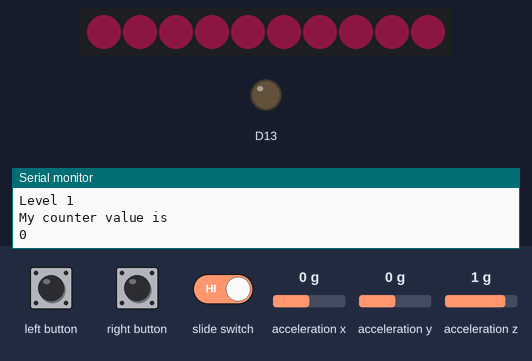
Bench run of a sketch on a simulated Adafruit Circuit Playground Express. On the bench: 10 RGB LEDs in strip order, left to right, output pins drawn as LEDs (lit = HIGH), the last lines printed to the serial monitor. Inputs (shaded band) come from the test bench; at power-on: acceleration x 0 g, acceleration y 0 g, acceleration z 1 g. Dim RGB values are drawn brighter than linear; random numbers use the default seed unless the sketch sets one.

Above: at 1.6 s.
1.7 s: left button pressed for 0.15 s
4.8 s: slide switch set LOW
7.5 s: right button pressed for 0.15 s
At 8.7 s:
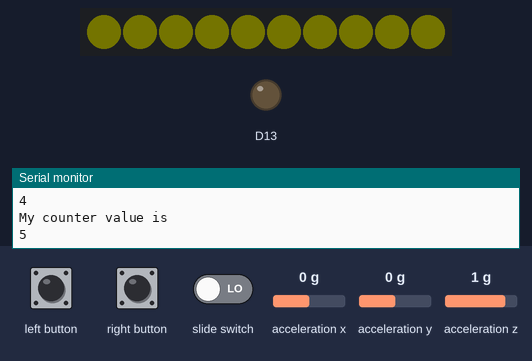
9.1 s: left button pressed for 1 s
11.6 s: right button pressed for 1 s
14.1 s: right button pressed for 0.15 s
Timing chart, 0 to 16.7 s (numbered marks = the images above; inputs shaded):
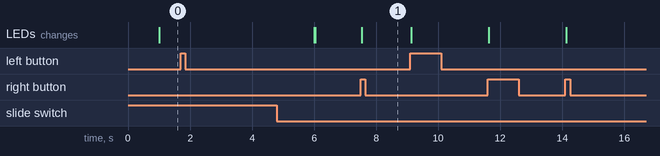

Measured:
- after the input at 7.5 s, the LEDs: change at once (image 1)

The sketch:

ColorMatch_game_copy_20230607145337.ino
```cpp
// (licence header left out)
#include <Adafruit_CircuitPlayground.h>
#include <AsyncDelay.h>
AsyncDelay delay_1s;

// button pins
int Lbutton = 4;
int Rbutton = 5;
int Switch = 7;

// interupt variables
int button;
bool leftButtonPressed;
bool rightButtonPressed;
bool slideSwitch;
volatile bool Lflag = 0;
volatile bool Rflag = 0;
volatile bool sFlag = 0;

// time that color is shown
int count = 0;

//beeps
float midi[127];
int A_four = 440;
int c_major[8] = { 60, 62, 64, 65, 67, 69, 71, 72 };

// color change
volatile int clear = 0;
int adjust = 10;
int r;
int b;
int g;

//shake to clear variables
float X, Y, Z, totalAccel;

void setup() {
  Serial.begin(9600);
  while (!Serial)
    ;

  randomSeed(analogRead(0));

  delay_1s.start(1000, AsyncDelay::MILLIS);
  generateMIDI();

  CircuitPlayground.begin();
  CircuitPlayground.setAccelRange(LIS3DH_RANGE_8_G);
  attachInterrupt(digitalPinToInterrupt(Lbutton), LOnOff, RISING);
  attachInterrupt(digitalPinToInterrupt(Rbutton), ROnOff, RISING);


  print();
}

int colors[17] = { 0, 10, 20, 30, 40, 50, 60, 70, 80, 90, 100, 110, 120, 130, 140, 150, 160 };

int lvl1R = random(17);
int lvl1G = random(17);
int lvl1B = random(17);


void loop() {
  CircuitPlayground.setBrightness(30);
  slideSwitch = CircuitPlayground.slideSwitch();
  float rscore = abs((r / 10) - (lvl1R));
  float gscore = abs((g / 10) - (lvl1G));
  float bscore = abs((b / 10) - (lvl1B));
  float score = rscore + gscore + bscore;

  if (count <= 0) {
    print1();
  }
  if (delay_1s.isExpired() && count < 6) {
    delay_1s.start(1000, AsyncDelay::MILLIS);
    Serial.println("My counter value is ");
    Serial.println(count++);
    /*CircuitPlayground.playTone(midi[c_major[count]], 200);*/
    for (int o = 0; o < 10; o++) {

      CircuitPlayground.setPixelColor(o, colors[lvl1R], colors[lvl1G], colors[lvl1B]);
    }
  } else if (count >= 6) {
    for (int o = 0; o < 10; o++) {
      CircuitPlayground.setPixelColor(o, r, g, b);
    }
    X = 0;
    Y = 0;
    Z = 0;

    for (int i = 0; i < 10; i++) {
      X += CircuitPlayground.motionX();
      Y += CircuitPlayground.motionY();
      Z += CircuitPlayground.motionZ();
      delay(1);
    }
    X /= 10;
    Y /= 10;
    Z /= 10;

    totalAccel = sqrt(X * X + Y * Y + Z * Z);
    //print();
    for (int t = 0; t < 10; t++) {
      CircuitPlayground.setPixelColor(t, r, g, b);
    }
    if (slideSwitch) {
      if (Lflag && Rflag) {

        //un-comment to see user inputs
        // Serial.print("red: ");
        // Serial.println(r / 10);
        // Serial.print("green: ");
        // Serial.println(g / 10);
        // Serial.print("blue: ");
        // Serial.println(b / 10);
        g = g - 10;
        b = b - 10;
        Serial.print("score");
        Serial.println(score);
      }
      if (Lflag) {
        delay(10);
        b = b + adjust;
        if (b >= 171) { b = 0; }
        Lflag = 0;
      }

      for (int t = 0; t < 10; t++) {
        CircuitPlayground.setPixelColor(t, r, g, b);
      }
      sFlag = 0;

    } else {
      if (Lflag && Rflag) {
        // un-comment to see user inputs
        // Serial.print("red: ");
        // Serial.println(r / 10);
        // Serial.print("green: ");
        // Serial.println(g / 10);
        // Serial.print("blue: ");
        // Serial.println(b / 10);
        r = r - 10;
        g = g - 10;
        Serial.print("score");
        Serial.println(score);
      }
      if (Lflag) {
        delay(10);
        r = r + adjust;
        if (r >= 171) { r = 0; }
        Lflag = 0;
      }
      for (int t = 0; t < 10; t++) {
        CircuitPlayground.setPixelColor(t, r, g, b);
      }
      sFlag = 0;
    }
    if (Rflag) {
      delay(10);
      g = g + adjust;
      if (g >= 171) { g = 0; }
      Rflag = 0;
      for (int t = 0; t < 10; t++) {
        CircuitPlayground.setPixelColor(t, r, g, b);
      }
    }
    if (totalAccel > 45) {
      r = 0;
      g = 0;
      b = 0;
    }
  }
}

void print1() {

  Serial.println("Level 1");

  // Serial.print("lvl1R: ");
  // Serial.println(lvl1R);
  // Serial.print("lvl1G: ");
  // Serial.println(lvl1G);
  // Serial.print("lvl1B: ");
  // Serial.println(lvl1B);
  delay(200);
}

void print() {
  Serial.println(totalAccel);
  delay(200);
}

void LOnOff() {
  Lflag = 1;
}

void ROnOff() {
  Rflag = 1;
}
void generateMIDI() {
  for (int x = 0; x < 127; ++x) {
    midi[x] = (A_four / 32.0) * pow(2.0, ((x - 9.0) / 12.0));
  }
}
```
